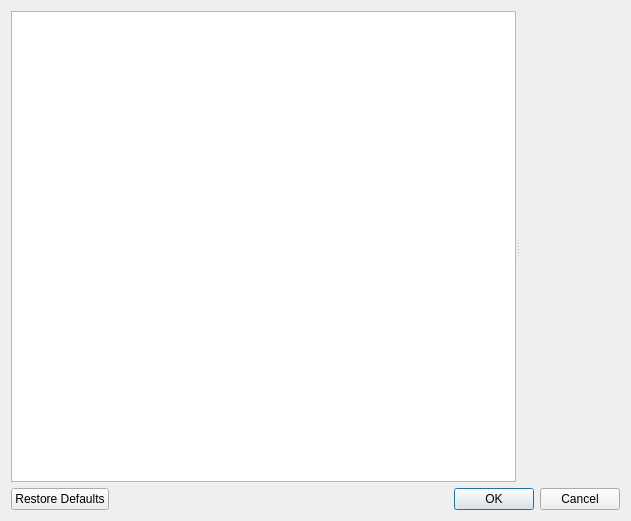
<?xml version="1.0" encoding="UTF-8"?>
<ui version="4.0">
 <class>Dialog</class>
 <widget class="QDialog" name="Dialog">
  <property name="windowModality">
   <enum>Qt::ApplicationModal</enum>
  </property>
  <property name="geometry">
   <rect>
    <x>0</x>
    <y>0</y>
    <width>631</width>
    <height>521</height>
   </rect>
  </property>
  <property name="windowTitle">
   <string>addons_configuration</string>
  </property>
  <layout class="QVBoxLayout" name="verticalLayout">
   <item>
    <widget class="QSplitter" name="splitter">
     <property name="orientation">
      <enum>Qt::Horizontal</enum>
     </property>
     <widget class="QPlainTextEdit" name="editor">
      <property name="sizePolicy">
       <sizepolicy hsizetype="Expanding" vsizetype="Expanding">
        <horstretch>3</horstretch>
        <verstretch>0</verstretch>
       </sizepolicy>
      </property>
      <property name="lineWrapMode">
       <enum>QPlainTextEdit::NoWrap</enum>
      </property>
     </widget>
     <widget class="UniversalFlashcardsWebView" name="help" native="true">
      <property name="url" stdset="0">
       <url>
        <string>about:blank</string>
       </url>
      </property>
     </widget>
    </widget>
   </item>
   <item>
    <widget class="QDialogButtonBox" name="buttonBox">
     <property name="orientation">
      <enum>Qt::Horizontal</enum>
     </property>
     <property name="standardButtons">
      <set>QDialogButtonBox::Cancel|QDialogButtonBox::Ok|QDialogButtonBox::RestoreDefaults</set>
     </property>
    </widget>
   </item>
  </layout>
 </widget>
 <customwidgets>
  <customwidget>
   <class>UniversalFlashcardsWebView</class>
   <extends>QWidget</extends>
   <header location="global">aqt/webview</header>
   <container>1</container>
  </customwidget>
 </customwidgets>
 <resources/>
 <connections>
  <connection>
   <sender>buttonBox</sender>
   <signal>accepted()</signal>
   <receiver>Dialog</receiver>
   <slot>accept()</slot>
   <hints>
    <hint type="sourcelabel">
     <x>248</x>
     <y>254</y>
    </hint>
    <hint type="destinationlabel">
     <x>157</x>
     <y>274</y>
    </hint>
   </hints>
  </connection>
  <connection>
   <sender>buttonBox</sender>
   <signal>rejected()</signal>
   <receiver>Dialog</receiver>
   <slot>reject()</slot>
   <hints>
    <hint type="sourcelabel">
     <x>316</x>
     <y>260</y>
    </hint>
    <hint type="destinationlabel">
     <x>286</x>
     <y>274</y>
    </hint>
   </hints>
  </connection>
 </connections>
</ui>
